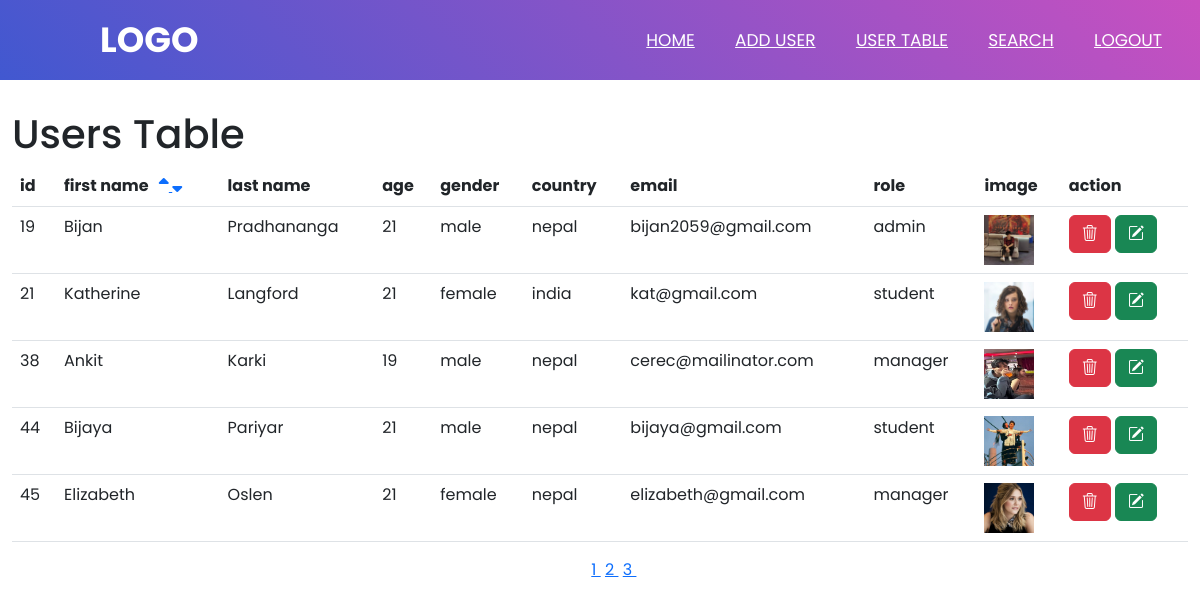
The app's page /users.php (signed in) with its own data.
### tables this page shows
CREATE TABLE `student` (
  `id` int(11) NOT NULL,
  `first_name` varchar(100) NOT NULL,
  `last_name` varchar(100) NOT NULL,
  `age` int(100) NOT NULL,
  `gender` enum('male','female') NOT NULL,
  `country` enum('nepal','india','japan') NOT NULL,
  `image` varchar(100) NOT NULL,
  `email` varchar(100) NOT NULL,
  `password` varchar(100) NOT NULL,
  `role` varchar(100) NOT NULL
);

### users.php (the view, shortened to what this page needs)
<?php
    require_once('database.php');
    require_once('header.php');
    $pageSql = "SELECT * FROM student";
    $pResponse = mysqli_query($connection, $pageSql);
    $total = mysqli_num_rows($pResponse);
    $offset = 0;
    $limit = 5;
    $page = ceil($total / $limit);
    if(isset($_GET['order'])){
        $order = $_GET['order'];
        $field = $_GET['field'];
        $query = "SELECT * FROM student ORDER BY $field $order LIMIT $offset,$limit";
        $result = mysqli_query($connection,$query);
        }
    else{
        $selectSql = "SELECT * FROM student ORDER BY id LIMIT $offset,$limit";
        $result = mysqli_query($connection, $selectSql);
    }
?>
<!DOCTYPE html>
<html lang="en">
<head>
    <link rel="stylesheet" href="https://cdn.jsdelivr.net/npm/bootstrap-icons@1.10.5/font/bootstrap-icons.css">
    <link rel="stylesheet" href="https://cdn.jsdelivr.net/npm/bootstrap@5.2.3/dist/css/bootstrap.min.css"
>
</head>
<body>
    <div class="container-xxl">
    <h1>Users Table</h1>
<table class="table">
    <thead class="thead-light">
        <tr>
            <th scope="col">id</th>
            <th scope="col">first name &nbsp; <a href="users.php?order=asc&field=first_name" id="sortAsc">
                    <i class="fa-solid fa-sort-up"></i>
                </a>
                <a href="users.php?order=desc&field=first_name" id="sortDesc">
                    <i class="fa-solid fa-sort-down"></i>
                </a>
            </th>
            <th scope="col">last name</th>
            <th scope="col">age</th>
            <th scope="col">gender</th>
            <th scope="col">country</th>
            <th scope="col">email</th>
            <th scope="col">role</th>
            <th scope="col">image</th>
            <th scope="col">action</th>
        </tr>
    </thead>
    <tbody>
        <?php
    while($row = mysqli_fetch_assoc($result)){
    ?>
        <tr>
            <td>
                <?php echo $row['id'] ?>
            </td>
            <td>
                <?php echo $row['first_name'] ?>
            </td>
            <td>
                <?php echo $row['last_name'] ?>
            </td>
            <td>
                <?php echo $row['age'] ?>
            </td>
            <td>
                <?php echo $row['gender'] ?>
            </td>
            <td>
                <?php echo $row['country'] ?>
            </td>
            <td>
                <?php echo $row['email'] ?>
            </td>
            <td>
                <?php echo $row['role'] ?>
            </td>
            <td><img src="uploads/<?php echo $row['image'] ?>" alt="image" width="50px" height="50px"></td>
            <td>
                <a onclick="return confirm('Are you sure to delete?')"
                    href="users.php?id=<?=$row['id']?>&image=<?=$row['image']?>" class="btn btn-danger"><i
                        class="bi bi-trash3"></i></a>
                <a href="edit.php?id=<?=$row['id']?>" class="btn btn-success"><i class="bi bi-pencil-square"></i></a>
            </td>
        </tr>
        <?php
            }
        ?>
    </tbody>
</table>
    </div>
    <div style="display:flex; justify-content: center;">
        <ul style="display:flex; justify-content: center;">
            <?php for ($i = 1; $i <=$page; $i++) : ?>
            <li><a href="?page=<?=$i?>">
                    <?= $i; ?>
                </a> &nbsp;</li>
            <?php endfor; ?>
        </ul>
    </div>
</body>
</html>

### header.php (shortened to what this page needs)
<!DOCTYPE html>
<html lang="en" dir="ltr">
  <head>
    <link rel="stylesheet" href="css/header.css">
    <link rel="stylesheet" href="https://cdnjs.cloudflare.com/ajax/libs/font-awesome/5.15.3/css/all.min.css"/>
  </head>
  <body>
    <nav>
      <label class="logo">LOGO</label>
      <ul>
        <li><a  href="welcome.php">Home</a></li>
        <?php
  if ($_SESSION['role'] == "admin") {
    echo "<li><a href=\"addUser.php\">Add User</a></li>
    <li><a href=\"users.php\">User Table</a></li>";
  } else if ($_SESSION['role'] == "manager") {
    echo "<li><a href=\"addUser.php\">Add User</a></li>";
  }
?>
        <li><a href="search.php">search</a></li>
        <li><a href="logout.php">logout</a></li>
      </ul>
    </nav>
  </body>
</html>

### css/header.css (style rules this page uses)
* { padding: 0; margin: 0; text-decoration: none; list-style: none; box-sizing: border-box; font-family: 'Poppins', sans-serif; }
nav { background: linear-gradient(-135deg, #c850c0, #4158d0); height: 80px; width: 100%; margin-bottom: 30px; }
label.logo { color: white; font-size: 35px; line-height: 80px; padding: 0 100px; font-weight: bold; }
nav ul { float: right; margin-right: 20px; }
nav ul li { display: inline-block; line-height: 80px; margin: 0 5px; }
nav ul li a { color: white; font-size: 17px; padding: 7px 13px; border-radius: 3px; text-transform: uppercase; }

### records on screen
student: id "19", first_name "Bijan", last_name "Pradhananga", age "21", gender "male", country "nepal", email "bijan2059@gmail.com", role "admin", image (picture)
student: id "21", first_name "Katherine", last_name "Langford", age "21", gender "female", country "india", email "kat@gmail.com", role "student", image (picture)
student: id "38", first_name "Ankit", last_name "Karki", age "19", gender "male", country "nepal", email "cerec@mailinator.com", role "manager", image (picture)
student: id "44", first_name "Bijaya", last_name "Pariyar", age "21", gender "male", country "nepal", email "bijaya@gmail.com", role "student", image (picture)
student: id "45", first_name "Elizabeth", last_name "Oslen", age "21", gender "female", country "nepal", email "elizabeth@gmail.com", role "manager", image (picture)
